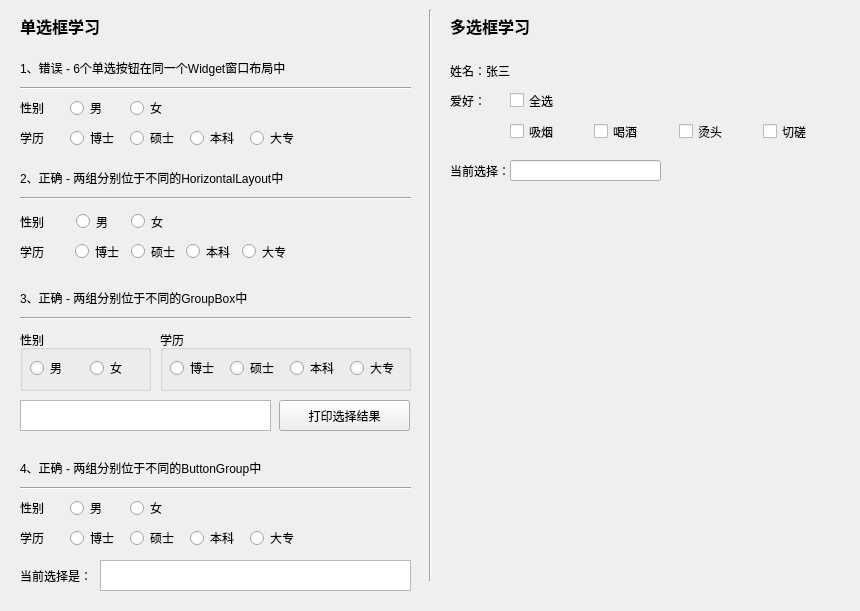
<?xml version="1.0" encoding="UTF-8"?>
<ui version="4.0">
 <class>Widget</class>
 <widget class="QWidget" name="Widget">
  <property name="geometry">
   <rect>
    <x>0</x>
    <y>0</y>
    <width>860</width>
    <height>611</height>
   </rect>
  </property>
  <property name="windowTitle">
   <string>Widget</string>
  </property>
  <widget class="Line" name="line">
   <property name="geometry">
    <rect>
     <x>20</x>
     <y>80</y>
     <width>391</width>
     <height>16</height>
    </rect>
   </property>
   <property name="orientation">
    <enum>Qt::Horizontal</enum>
   </property>
  </widget>
  <widget class="QLabel" name="label">
   <property name="geometry">
    <rect>
     <x>20</x>
     <y>60</y>
     <width>391</width>
     <height>16</height>
    </rect>
   </property>
   <property name="text">
    <string>1、错误 - 6个单选按钮在同一个Widget窗口布局中</string>
   </property>
  </widget>
  <widget class="QLabel" name="label_2">
   <property name="geometry">
    <rect>
     <x>20</x>
     <y>100</y>
     <width>41</width>
     <height>16</height>
    </rect>
   </property>
   <property name="text">
    <string>性别</string>
   </property>
  </widget>
  <widget class="QLabel" name="label_3">
   <property name="geometry">
    <rect>
     <x>20</x>
     <y>130</y>
     <width>41</width>
     <height>16</height>
    </rect>
   </property>
   <property name="text">
    <string>学历</string>
   </property>
  </widget>
  <widget class="QRadioButton" name="rb1_1">
   <property name="geometry">
    <rect>
     <x>70</x>
     <y>100</y>
     <width>51</width>
     <height>16</height>
    </rect>
   </property>
   <property name="text">
    <string>男</string>
   </property>
  </widget>
  <widget class="QRadioButton" name="rb1_2">
   <property name="geometry">
    <rect>
     <x>130</x>
     <y>100</y>
     <width>51</width>
     <height>16</height>
    </rect>
   </property>
   <property name="text">
    <string>女</string>
   </property>
  </widget>
  <widget class="QRadioButton" name="rb1_3">
   <property name="geometry">
    <rect>
     <x>70</x>
     <y>130</y>
     <width>51</width>
     <height>16</height>
    </rect>
   </property>
   <property name="text">
    <string>博士</string>
   </property>
  </widget>
  <widget class="QRadioButton" name="rb1_4">
   <property name="geometry">
    <rect>
     <x>130</x>
     <y>130</y>
     <width>51</width>
     <height>16</height>
    </rect>
   </property>
   <property name="text">
    <string>硕士</string>
   </property>
  </widget>
  <widget class="QRadioButton" name="rb1_5">
   <property name="geometry">
    <rect>
     <x>190</x>
     <y>130</y>
     <width>51</width>
     <height>16</height>
    </rect>
   </property>
   <property name="text">
    <string>本科</string>
   </property>
  </widget>
  <widget class="QRadioButton" name="rb1_6">
   <property name="geometry">
    <rect>
     <x>250</x>
     <y>130</y>
     <width>51</width>
     <height>16</height>
    </rect>
   </property>
   <property name="text">
    <string>大专</string>
   </property>
  </widget>
  <widget class="Line" name="line_2">
   <property name="geometry">
    <rect>
     <x>20</x>
     <y>190</y>
     <width>391</width>
     <height>16</height>
    </rect>
   </property>
   <property name="orientation">
    <enum>Qt::Horizontal</enum>
   </property>
  </widget>
  <widget class="Line" name="line_3">
   <property name="geometry">
    <rect>
     <x>420</x>
     <y>10</y>
     <width>20</width>
     <height>571</height>
    </rect>
   </property>
   <property name="orientation">
    <enum>Qt::Vertical</enum>
   </property>
  </widget>
  <widget class="QLabel" name="label_4">
   <property name="geometry">
    <rect>
     <x>20</x>
     <y>170</y>
     <width>391</width>
     <height>16</height>
    </rect>
   </property>
   <property name="text">
    <string>2、正确 - 两组分别位于不同的HorizontalLayout中</string>
   </property>
  </widget>
  <widget class="Line" name="line_4">
   <property name="geometry">
    <rect>
     <x>20</x>
     <y>310</y>
     <width>391</width>
     <height>16</height>
    </rect>
   </property>
   <property name="orientation">
    <enum>Qt::Horizontal</enum>
   </property>
  </widget>
  <widget class="QLabel" name="label_5">
   <property name="geometry">
    <rect>
     <x>20</x>
     <y>290</y>
     <width>391</width>
     <height>16</height>
    </rect>
   </property>
   <property name="text">
    <string>3、正确 - 两组分别位于不同的GroupBox中</string>
   </property>
  </widget>
  <widget class="QLabel" name="label_6">
   <property name="geometry">
    <rect>
     <x>20</x>
     <y>460</y>
     <width>391</width>
     <height>16</height>
    </rect>
   </property>
   <property name="text">
    <string>4、正确 - 两组分别位于不同的ButtonGroup中</string>
   </property>
  </widget>
  <widget class="Line" name="line_5">
   <property name="geometry">
    <rect>
     <x>20</x>
     <y>480</y>
     <width>391</width>
     <height>16</height>
    </rect>
   </property>
   <property name="orientation">
    <enum>Qt::Horizontal</enum>
   </property>
  </widget>
  <widget class="QGroupBox" name="groupBox">
   <property name="geometry">
    <rect>
     <x>20</x>
     <y>330</y>
     <width>131</width>
     <height>61</height>
    </rect>
   </property>
   <property name="title">
    <string>性别</string>
   </property>
   <widget class="QRadioButton" name="rb3_1">
    <property name="geometry">
     <rect>
      <x>10</x>
      <y>30</y>
      <width>51</width>
      <height>16</height>
     </rect>
    </property>
    <property name="text">
     <string>男</string>
    </property>
   </widget>
   <widget class="QRadioButton" name="rb3_2">
    <property name="geometry">
     <rect>
      <x>70</x>
      <y>30</y>
      <width>51</width>
      <height>16</height>
     </rect>
    </property>
    <property name="text">
     <string>女</string>
    </property>
   </widget>
  </widget>
  <widget class="QGroupBox" name="groupBox_2">
   <property name="geometry">
    <rect>
     <x>160</x>
     <y>330</y>
     <width>251</width>
     <height>61</height>
    </rect>
   </property>
   <property name="title">
    <string>学历</string>
   </property>
   <widget class="QRadioButton" name="rb3_3">
    <property name="geometry">
     <rect>
      <x>10</x>
      <y>30</y>
      <width>51</width>
      <height>16</height>
     </rect>
    </property>
    <property name="text">
     <string>博士</string>
    </property>
   </widget>
   <widget class="QRadioButton" name="rb3_4">
    <property name="geometry">
     <rect>
      <x>70</x>
      <y>30</y>
      <width>51</width>
      <height>16</height>
     </rect>
    </property>
    <property name="text">
     <string>硕士</string>
    </property>
   </widget>
   <widget class="QRadioButton" name="rb3_5">
    <property name="geometry">
     <rect>
      <x>130</x>
      <y>30</y>
      <width>51</width>
      <height>16</height>
     </rect>
    </property>
    <property name="text">
     <string>本科</string>
    </property>
   </widget>
   <widget class="QRadioButton" name="rb3_6">
    <property name="geometry">
     <rect>
      <x>190</x>
      <y>30</y>
      <width>51</width>
      <height>16</height>
     </rect>
    </property>
    <property name="text">
     <string>大专</string>
    </property>
   </widget>
  </widget>
  <widget class="QTextEdit" name="te3">
   <property name="geometry">
    <rect>
     <x>20</x>
     <y>400</y>
     <width>251</width>
     <height>31</height>
    </rect>
   </property>
  </widget>
  <widget class="QPushButton" name="btn3">
   <property name="geometry">
    <rect>
     <x>279</x>
     <y>400</y>
     <width>131</width>
     <height>31</height>
    </rect>
   </property>
   <property name="text">
    <string>打印选择结果</string>
   </property>
  </widget>
  <widget class="QRadioButton" name="rb4_1">
   <property name="geometry">
    <rect>
     <x>70</x>
     <y>500</y>
     <width>51</width>
     <height>16</height>
    </rect>
   </property>
   <property name="text">
    <string>男</string>
   </property>
  </widget>
  <widget class="QRadioButton" name="rb4_2">
   <property name="geometry">
    <rect>
     <x>130</x>
     <y>500</y>
     <width>51</width>
     <height>16</height>
    </rect>
   </property>
   <property name="text">
    <string>女</string>
   </property>
  </widget>
  <widget class="QRadioButton" name="rb4_3">
   <property name="geometry">
    <rect>
     <x>70</x>
     <y>530</y>
     <width>51</width>
     <height>16</height>
    </rect>
   </property>
   <property name="text">
    <string>博士</string>
   </property>
  </widget>
  <widget class="QLabel" name="label_9">
   <property name="geometry">
    <rect>
     <x>20</x>
     <y>500</y>
     <width>41</width>
     <height>16</height>
    </rect>
   </property>
   <property name="text">
    <string>性别</string>
   </property>
  </widget>
  <widget class="QRadioButton" name="rb4_4">
   <property name="geometry">
    <rect>
     <x>130</x>
     <y>530</y>
     <width>51</width>
     <height>16</height>
    </rect>
   </property>
   <property name="text">
    <string>硕士</string>
   </property>
  </widget>
  <widget class="QLabel" name="label_10">
   <property name="geometry">
    <rect>
     <x>20</x>
     <y>530</y>
     <width>41</width>
     <height>16</height>
    </rect>
   </property>
   <property name="text">
    <string>学历</string>
   </property>
  </widget>
  <widget class="QRadioButton" name="rb4_6">
   <property name="geometry">
    <rect>
     <x>250</x>
     <y>530</y>
     <width>51</width>
     <height>16</height>
    </rect>
   </property>
   <property name="text">
    <string>大专</string>
   </property>
  </widget>
  <widget class="QRadioButton" name="rb4_5">
   <property name="geometry">
    <rect>
     <x>190</x>
     <y>530</y>
     <width>51</width>
     <height>16</height>
    </rect>
   </property>
   <property name="text">
    <string>本科</string>
   </property>
  </widget>
  <widget class="QLabel" name="label_11">
   <property name="geometry">
    <rect>
     <x>20</x>
     <y>565</y>
     <width>71</width>
     <height>21</height>
    </rect>
   </property>
   <property name="text">
    <string>当前选择是：</string>
   </property>
  </widget>
  <widget class="QTextEdit" name="te4">
   <property name="geometry">
    <rect>
     <x>100</x>
     <y>560</y>
     <width>311</width>
     <height>31</height>
    </rect>
   </property>
  </widget>
  <widget class="QLabel" name="label_12">
   <property name="geometry">
    <rect>
     <x>450</x>
     <y>60</y>
     <width>81</width>
     <height>21</height>
    </rect>
   </property>
   <property name="text">
    <string>姓名：张三</string>
   </property>
  </widget>
  <widget class="QLabel" name="label_13">
   <property name="geometry">
    <rect>
     <x>450</x>
     <y>90</y>
     <width>53</width>
     <height>21</height>
    </rect>
   </property>
   <property name="text">
    <string>爱好：</string>
   </property>
  </widget>
  <widget class="QCheckBox" name="cbAll">
   <property name="geometry">
    <rect>
     <x>510</x>
     <y>90</y>
     <width>51</width>
     <height>21</height>
    </rect>
   </property>
   <property name="text">
    <string>全选</string>
   </property>
  </widget>
  <widget class="QLabel" name="label_14">
   <property name="geometry">
    <rect>
     <x>450</x>
     <y>160</y>
     <width>61</width>
     <height>21</height>
    </rect>
   </property>
   <property name="text">
    <string>当前选择：</string>
   </property>
  </widget>
  <widget class="QLineEdit" name="leResult">
   <property name="geometry">
    <rect>
     <x>510</x>
     <y>160</y>
     <width>151</width>
     <height>21</height>
    </rect>
   </property>
  </widget>
  <widget class="QLabel" name="label_15">
   <property name="geometry">
    <rect>
     <x>20</x>
     <y>10</y>
     <width>121</width>
     <height>31</height>
    </rect>
   </property>
   <property name="font">
    <font>
     <pointsize>12</pointsize>
     <bold>true</bold>
    </font>
   </property>
   <property name="text">
    <string>单选框学习</string>
   </property>
  </widget>
  <widget class="QLabel" name="label_16">
   <property name="geometry">
    <rect>
     <x>450</x>
     <y>10</y>
     <width>121</width>
     <height>31</height>
    </rect>
   </property>
   <property name="font">
    <font>
     <pointsize>12</pointsize>
     <bold>true</bold>
    </font>
   </property>
   <property name="text">
    <string>多选框学习</string>
   </property>
  </widget>
  <widget class="QWidget" name="">
   <property name="geometry">
    <rect>
     <x>20</x>
     <y>210</y>
     <width>161</width>
     <height>23</height>
    </rect>
   </property>
   <layout class="QHBoxLayout" name="horizontalLayout">
    <item>
     <widget class="QLabel" name="label_7">
      <property name="text">
       <string>性别</string>
      </property>
     </widget>
    </item>
    <item>
     <widget class="QRadioButton" name="rb2_1">
      <property name="text">
       <string>男</string>
      </property>
     </widget>
    </item>
    <item>
     <widget class="QRadioButton" name="rb2_2">
      <property name="text">
       <string>女</string>
      </property>
     </widget>
    </item>
   </layout>
  </widget>
  <widget class="QWidget" name="">
   <property name="geometry">
    <rect>
     <x>20</x>
     <y>240</y>
     <width>271</width>
     <height>23</height>
    </rect>
   </property>
   <layout class="QHBoxLayout" name="horizontalLayout_2">
    <item>
     <widget class="QLabel" name="label_8">
      <property name="text">
       <string>学历</string>
      </property>
     </widget>
    </item>
    <item>
     <widget class="QRadioButton" name="rb2_3">
      <property name="text">
       <string>博士</string>
      </property>
     </widget>
    </item>
    <item>
     <widget class="QRadioButton" name="rb2_4">
      <property name="text">
       <string>硕士</string>
      </property>
     </widget>
    </item>
    <item>
     <widget class="QRadioButton" name="rb2_5">
      <property name="text">
       <string>本科</string>
      </property>
     </widget>
    </item>
    <item>
     <widget class="QRadioButton" name="rb2_6">
      <property name="text">
       <string>大专</string>
      </property>
     </widget>
    </item>
   </layout>
  </widget>
  <widget class="QWidget" name="">
   <property name="geometry">
    <rect>
     <x>510</x>
     <y>120</y>
     <width>331</width>
     <height>23</height>
    </rect>
   </property>
   <layout class="QHBoxLayout" name="horizontalLayout_3">
    <item>
     <widget class="QCheckBox" name="cb1">
      <property name="text">
       <string>吸烟</string>
      </property>
     </widget>
    </item>
    <item>
     <widget class="QCheckBox" name="cb2">
      <property name="text">
       <string>喝酒</string>
      </property>
     </widget>
    </item>
    <item>
     <widget class="QCheckBox" name="cb3">
      <property name="text">
       <string>烫头</string>
      </property>
     </widget>
    </item>
    <item>
     <widget class="QCheckBox" name="cb4">
      <property name="text">
       <string>切磋</string>
      </property>
     </widget>
    </item>
   </layout>
  </widget>
 </widget>
 <resources/>
 <connections/>
</ui>
